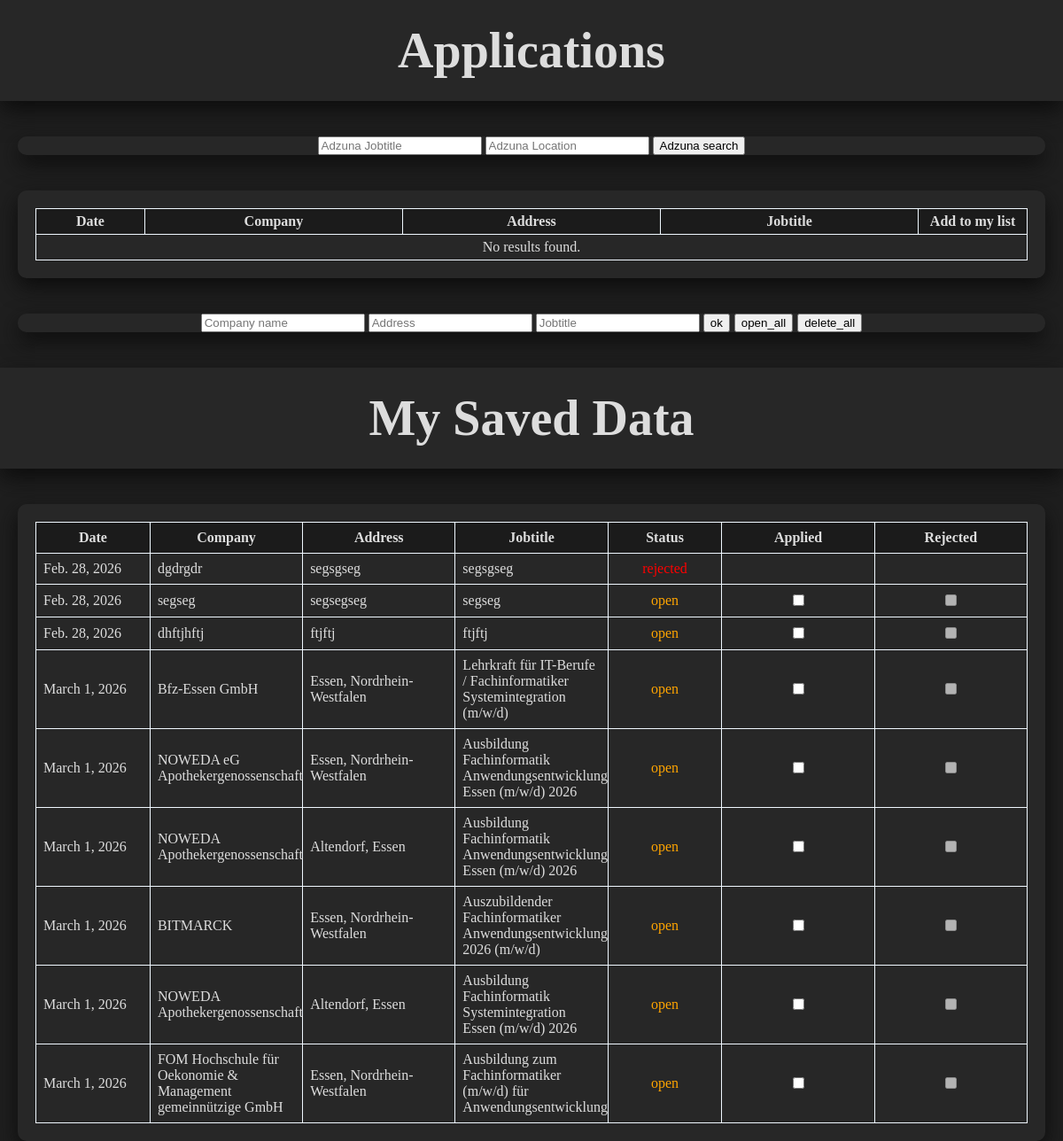
The app's page /entries/ with its own data.
### entries/models.py (models this page shows)
class Entry(models.Model):
    company_name = models.CharField(max_length=255)
    jobtitle = models.CharField(max_length=255)
    address = models.CharField(max_length=255, null=True, blank=True)
    APPLICATION_CHOICES = [
        ("email", "Email"),
        ("homepage", "Homepage"),
    ]
    STATUS_CHOICES = [
        ("open", "Open"),
        ("applied", "Applied"),
        ("rejected", "Rejected"),
    ]
    status = models.CharField(max_length=20, choices=STATUS_CHOICES, default="open")
    status_date = models.DateField(default=date.today)

### entries/views.py (the view, shortened to what this page needs)
# urls.py: path("", entry_list, name="entry_list"),
def entry_list(request):
    entries = list_entries()
    return render(request, "entries/entry_list.html", {"entries": entries})

### entries/services.py (called while the page is built)
def list_entries(status=None):
    qs = Entry.objects.all()
    if status:
        qs = qs.filter(status=status)
    return qs

### entries/templates/entries/entry_list.html (shortened to what this page needs)
{% load static %}
<!DOCTYPE html>
<html>
<head>
    <link rel="stylesheet" href="{% static 'entries/styles.css' %}">
</head>
<body>
    <div class="page-banner">
        <h1>Applications</h1>
    </div>
    <div class="adzunaform">
        <form method="get" action="{% url 'adzuna' %}">
            <input type="text" name="adzuna_jobtitle" placeholder="Adzuna Jobtitle" autocomplete="off">
            <input type="text" name="adzuna_location" placeholder="Adzuna Location" autocomplete="off">
            <button>Adzuna search</button>
        </form>
    </div>
    <div class="tablebox">
        <table class="adzuna-table" cellpadding="5">
            <thead>
                <tr>
                    <th>Date</th>
                    <th>Company</th>
                    <th>Address</th>
                    <th>Jobtitle</th>
                    <th>Add to my list</th>
                </tr>
            </thead>
            <tbody>
                {% for job in jobs %}
                <tr class="job-row" onclick="toggleRow('details-{{ forloop.counter }}')">
                    <td>{{ job.created|slice:":10" }}
                    <td>{{ job.company.display_name }}</td>
                    <td>{{ job.location.display_name }}</td>
                    <td>{{ job.title }}</td>
                    <td>
                        <form method="post" action="{% url 'add_entry_by_adzuna' %}">
                            {% csrf_token %}
                            <input type="hidden" name="company_name" value="{{ job.company.display_name }}">
                            <input type="hidden" name="address" value="{{ job.location.display_name }}">
                            <input type="hidden" name="jobtitle" value="{{ job.title }}">
                            <input type="hidden" name="adzuna_jobtitle" value="{{ request.GET.adzuna_jobtitle }}">
                            <input type="hidden" name="adzuna_location" value="{{ request.GET.adzuna_location }}">
                            {% if not job.already_added %}
                                <input type="checkbox" onclick="this.form.submit()">
                            {% endif %}
                        </form>
                    </td>
                </tr>
                <tr id="details-{{ forloop.counter }}" class="details-row">
                    <td colspan="5">
                        <strong>Salary:</strong>
                        {{ job.salary_min }} - {{ job.salary_max }}<br>
                        <strong>Description:</strong><br>
                        {{ job.description }}
                    </td>
                </tr>
                {% empty %}
                <tr>
                    <td class="noEntriesFound" colspan="5">No results found.</td>
                </tr>
                {% endfor %}
            </tbody>
        </table>
    </div>
    <div class="form">
        <form method="post" action="{% url 'add_entry_by_form' %}">
            <input type="text" name="company_name" placeholder="Company name" autocomplete="off">
            <input type="text" name="address" placeholder="Address" autocomplete="off">
            <input type="text" name="jobtitle" placeholder="Jobtitle" autocomplete="off">
            <button>ok</button>
        </form>
        <form method="post" action="{% url 'open_all_view' %}">
            <button>open_all</button>
        </form>
        <form method="post" action="{% url 'delete_all_entries' %}">
            <button>delete_all</button>
        </form>
    </div>
    <div class="my-save-data-banner">
        <h1>My Saved Data</h1>
    </div>
    <div class="tablebox">
        <table class="table" cellpadding="8">
            <thead>
                <tr>
                    <th>Date</th>
                    <th>Company</th>
                    <th>Address</th>
                    <th>Jobtitle</th>
                    <th>Status</th>
                    <th>Applied</th>
                    <th>Rejected</th>
                </tr>
            </thead>
            <tbody>
                {% for entry in entries %}
                <tr>
                    <td>
                        {% if entry.status_date %}
                            {{ entry.status_date }}
                        {% else %}
                            —
                        {% endif %}
                    </td>
                    <td>{{ entry.company_name }}</td>
                    <td>{{ entry.address }}</td>
                    <td>{{ entry.jobtitle }}</td>
                    <td class="status {{ entry.status }}">{{ entry.status }}</td>
                    <td>
                        {% if entry.status == "open" %}
                            <form method="post">
                                <input type="checkbox" onclick="this.form.submit()">
                            </form>
                        {% elif entry.status == "applied" %}
                                {% csrf_token %}
                                <input type="hidden" name="entry_id" value="{{ entry.id }}">
                                <input type="hidden" name="status" value="applied">
                        {% endif %}
                    </td>
                    <td>
                        {% if entry.status == "applied" %}
                            <form method="post">
                                {% csrf_token %}
                                <input type="hidden" name="entry_id" value="{{ entry.id }}">
                                <input type="hidden" name="status" value="rejected">
                                <input type="checkbox" onclick="this.form.submit()">
                            </form>
                        {% elif entry.status == "rejected" %}
                        {% else %}
                                <input type="checkbox" disabled="disabled">
                        {% endif %}
                    </td>
                </tr>
                {% empty %}
                <tr>
                    <td class="noEntriesFound" colspan="8">No entries found.</td>
                </tr>
                {% endfor %}
            </tbody>
        </table>
    </div>
</body>
</html>

### entries/static/entries/styles.css (style rules this page uses)
body { display: flex; flex-direction: column; background-color: #1f1f1f; padding: 0px; margin: 0px; }
.page-banner { background-color: #272727; color: white; margin: 0px; padding: 20px; text-align: center; font-size: 28px; font-weight: bold; box-shadow: 0 10px 25px 0px rgb(12, 12, 12); }
.my-save-data-banner { background-color: #272727; color: white; margin-top: 20px; margin-left: 0px; margin-right: 0px; padding: 20px; text-align: center; font-size: 28px; font-weight: bold; box-shadow: 0 10px 25px 0px rgb(12, 12, 12); }
h1 { color: #dddddd; margin: 5px; }
th { color: #dddddd; }
td { color: #dddddd; }
.status.open { text-align: center; color: orange; }
.status.rejected { text-align: center; color: red; }
input::placeholder { text-align: left; }
.adzunaform { background-color: #272727; display: flex; justify-content: center; flex-direction: row; margin-top: 40px; margin-left: 20px; margin-right: 20px; border-radius: 10px; gap: 5px; box-shadow: 0 10px 25px 0px rgb(12, 12, 12); }
.form { background-color: #272727; display: flex; justify-content: center; flex-direction: row; margin-top: 40px; margin-bottom: 20px; margin-left: 20px; margin-right: 20px; border-radius: 10px; gap: 5px; box-shadow: 0 10px 25px 0px rgb(12, 12, 12); }
.tablebox { background-color: #272727; display: flex; justify-content: center; margin-top: 40px; margin-left: 20px; margin-right: 20px; border-radius: 10px; box-shadow: 0 10px 25px 0px rgb(12, 12, 12); }
.table { table-layout: fixed; border-collapse: collapse; width: 100%; margin: 20px; }
.adzuna-table { table-layout: fixed; border-collapse: collapse; width: 100%; margin: 20px; }
.adzuna-table td:nth-child(1), th:nth-child(1), td:nth-child(5), th:nth-child(5) { width: 10%; }
.table, th, td { border-style: solid; border-width: 0.5px; border-color: aliceblue; border-radius: 5px; }
th { white-space: nowrap; }
.table td:nth-child(1), .table td:nth-child(2), .table td:nth-child(3), .table td:nth-child(4) { width: 10%; }
.tabletd:nth-child(5), .table td:nth-child(6), .table td:nth-child(7) { text-align: center; width: 5%; }
.noEntriesFound { justify-content: center; width: 100%; text-align: center; }
thead { width: 10%; background-color: #1b1b1b; }

### records on screen
Entry: status_date "Feb. 28, 2026", company_name "dgdrgdr", address "segsgseg", jobtitle "segsgseg", status "rejected"
Entry: status_date "Feb. 28, 2026", company_name "segseg", address "segsegseg", jobtitle "segseg", status "open"
Entry: status_date "Feb. 28, 2026", company_name "dhftjhftj", address "ftjftj", jobtitle "ftjftj", status "open"
Entry: status_date "March 1, 2026", company_name "Bfz-Essen GmbH", address "Essen, Nordrhein-Westfalen", jobtitle "Lehrkraft für IT-Berufe / Fachinformatiker Systemintegration (m/w/d)", status "open"
Entry: status_date "March 1, 2026", company_name "NOWEDA eG Apothekergenossenschaft", address "Essen, Nordrhein-Westfalen", jobtitle "Ausbildung Fachinformatik Anwendungsentwicklung Essen (m/w/d) 2026", status "open"
Entry: status_date "March 1, 2026", company_name "NOWEDA Apothekergenossenschaft", address "Altendorf, Essen", jobtitle "Ausbildung Fachinformatik Anwendungsentwicklung Essen (m/w/d) 2026", status "open"
Entry: status_date "March 1, 2026", company_name "BITMARCK", address "Essen, Nordrhein-Westfalen", jobtitle "Auszubildender Fachinformatiker Anwendungsentwicklung 2026 (m/w/d)", status "open"
Entry: status_date "March 1, 2026", company_name "NOWEDA Apothekergenossenschaft", address "Altendorf, Essen", jobtitle "Ausbildung Fachinformatik Systemintegration Essen (m/w/d) 2026", status "open"
Entry: status_date "March 1, 2026", company_name "FOM Hochschule für Oekonomie & Management gemeinnützige GmbH", address "Essen, Nordrhein-Westfalen", jobtitle "Ausbildung zum Fachinformatiker (m/w/d) für Anwendungsentwicklung", status "open"
